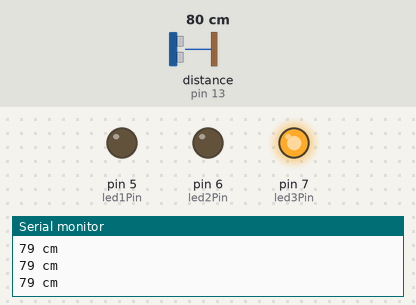
The sketch below on a simulated Arduino Uno, built with avr-gcc and run on an emulated ATmega328P. Parts: output pins drawn as LEDs (lit = HIGH), the last lines printed to the serial monitor. Wiring (inferred from the names in the program): ultrasonic range finder: trigger pin 12; echo pin 13. The inputs (shaded band) are chosen by the test bench; at power-on: distance to the obstacle (sensor on pin 13) 80 cm. The echo pulse lasts 58.3 µs per cm; pins used as bus, display or sensor lines are not drawn.

Above: at 1.2 s.
1.3 s: distance to the obstacle (sensor on pin 13) set to 65 cm
2.8 s: distance to the obstacle (sensor on pin 13) set to 55 cm
At 3.9 s:
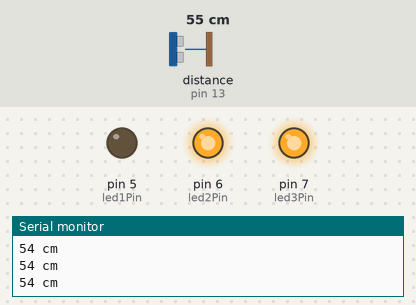
4.3 s: distance to the obstacle (sensor on pin 13) set to 33 cm
5.8 s: distance to the obstacle (sensor on pin 13) set to 26 cm
At 7.0 s:
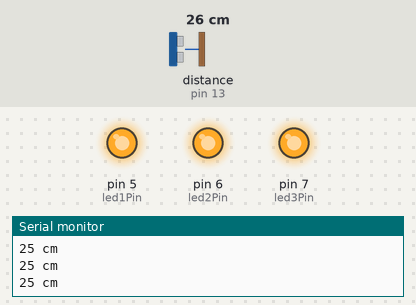
7.3 s: distance to the obstacle (sensor on pin 13) set to 250 cm
At 8.5 s:
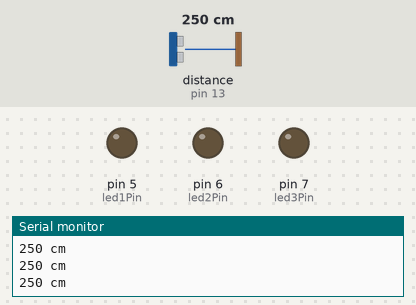
8.8 s: distance to the obstacle (sensor on pin 13) set to 124 cm
10.3 s: distance to the obstacle (sensor on pin 13) set to 115 cm
At 10.7 s:
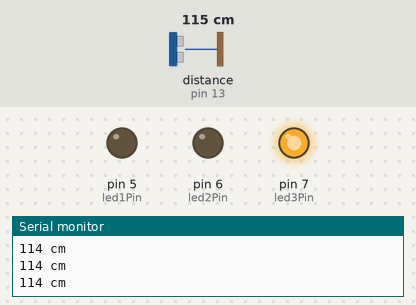
Timing chart, 0 to 12.8 s (numbered marks = the images above; inputs shaded):
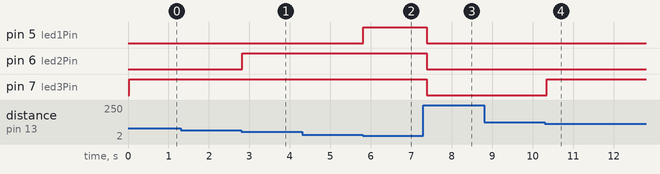

Measured:
- the behaviour switches between 61 and 60 cm on distance to the obstacle (sensor on pin 13) (found by bisection; images 0 and 1)
- the behaviour switches between 31 and 30 cm on distance to the obstacle (sensor on pin 13) (found by bisection; images 1 and 2)
- the behaviour switches between 121 and 120 cm on distance to the obstacle (sensor on pin 13) (found by bisection; images 3 and 4)
- after the input at 2.8 s, pin 6 (led2Pin): LOW → HIGH at once
- after the input at 5.8 s, pin 5 (led1Pin): LOW → HIGH at once
- after the input at 7.3 s, pin 5 (led1Pin), pin 6 (led2Pin), pin 7 (led3Pin): HIGH → LOW after 0.09 s
- after the input at 10.3 s, pin 7 (led3Pin): LOW → HIGH after 0.05 s

The sketch:

Intruder.ino
```cpp
/*
  Intruder
  From Arduino Project Book by Mark Geddes

  Note: Looing at the BACK of the ultrasonic distance sensor the pinouts are:
     GND  ECHO  TRIG  5V

*/
#include <Wire.h>

const int trigPin = 12;
const int echoPin = 13;
const int led1Pin = 5;
const int led2Pin = 6;
const int led3Pin = 7;

const int use_serial = 1;

const int leddistance1 = 30;
const int leddistance2 = 60;
const int leddistance3 = 120;

void setup() {
  // Serial port monitor
  if (use_serial) Serial.begin( 115200);

  // Set up the ultrasonic sensor pins
  pinMode( trigPin, OUTPUT);
  pinMode( echoPin, INPUT);

  // Set up the LED pins
  pinMode(led1Pin, OUTPUT);
  pinMode(led2Pin, OUTPUT);
  pinMode(led3Pin, OUTPUT);
}

int measure() {
  // Trigger the ultrasonic range finder, and
  // return distance in cm.
  int duration, distance;

  digitalWrite(trigPin, LOW);
  delayMicroseconds(2);
  digitalWrite(trigPin, HIGH);
  delayMicroseconds(10);
  digitalWrite(trigPin, LOW);

  duration = pulseIn( echoPin, HIGH);
  distance = (duration / 2)/ 29.1;
  //distance = distance / 2.54;
  return distance;
}

void set_led( int pin, int distance, int trigdistance) {
  if (distance < trigdistance) digitalWrite( pin, HIGH);
  else                         digitalWrite( pin, LOW);
}


void printdistance( int distance) {
  Serial.print( distance);
  Serial.println(" cm");
}

int distance;
void loop() {

  int d1 = measure();
  int d2 = measure();
  int d3 = measure();
  int d4 = measure();
  int d5 = measure();
  distance = (d1+d2+d3+d4+d5) / 5;

  if (use_serial) printdistance( distance);

  set_led( led1Pin, distance, leddistance1);
  set_led( led2Pin, distance, leddistance2);
  set_led( led3Pin, distance, leddistance3);

  delay(40);
}
```
